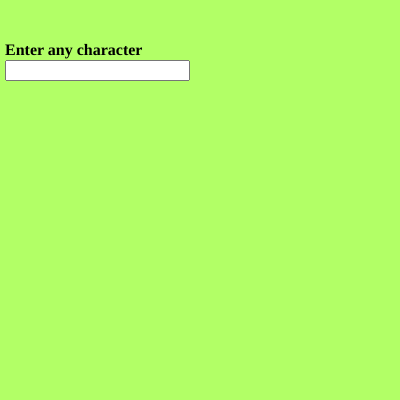
Frame 1 (no input)
Frame 60 (no input): identical to frame 1, image omitted
Frame 120 (the mouse pressed at the canvas centre since frame 60): identical to frame 1, image omitted

The p5.js sketch that drew this single still picture (run headless with seeded random() and noise() and a simulated clock; from frame 60 on, the mouse is pressed at the canvas centre):

// p5.js sketch
// ── sketch.js
var input,heading;


function setup() 
{
  createCanvas(400, 400);
  background(178,255,102);
 input = createInput();
 input.position(5,60);
heading = createElement("h4","Enter any character");
heading.position(5,20);
textAlign(CENTER);
textSize(50);
}

function draw() {
const character = input.value();
switch(character) {

  case "a":
  console.log("Vowel");
  break

  case "e":
  console.log("Vowel");
  break

  case "i":
  console.log("Vowel");
  break

  case "o":
  console.log("Vowel");
  break

  case "u":
  console.log("Vowel");
  break
  
  default:
  console.log("Goodbye! Enter something else or else...");

}

  
}
